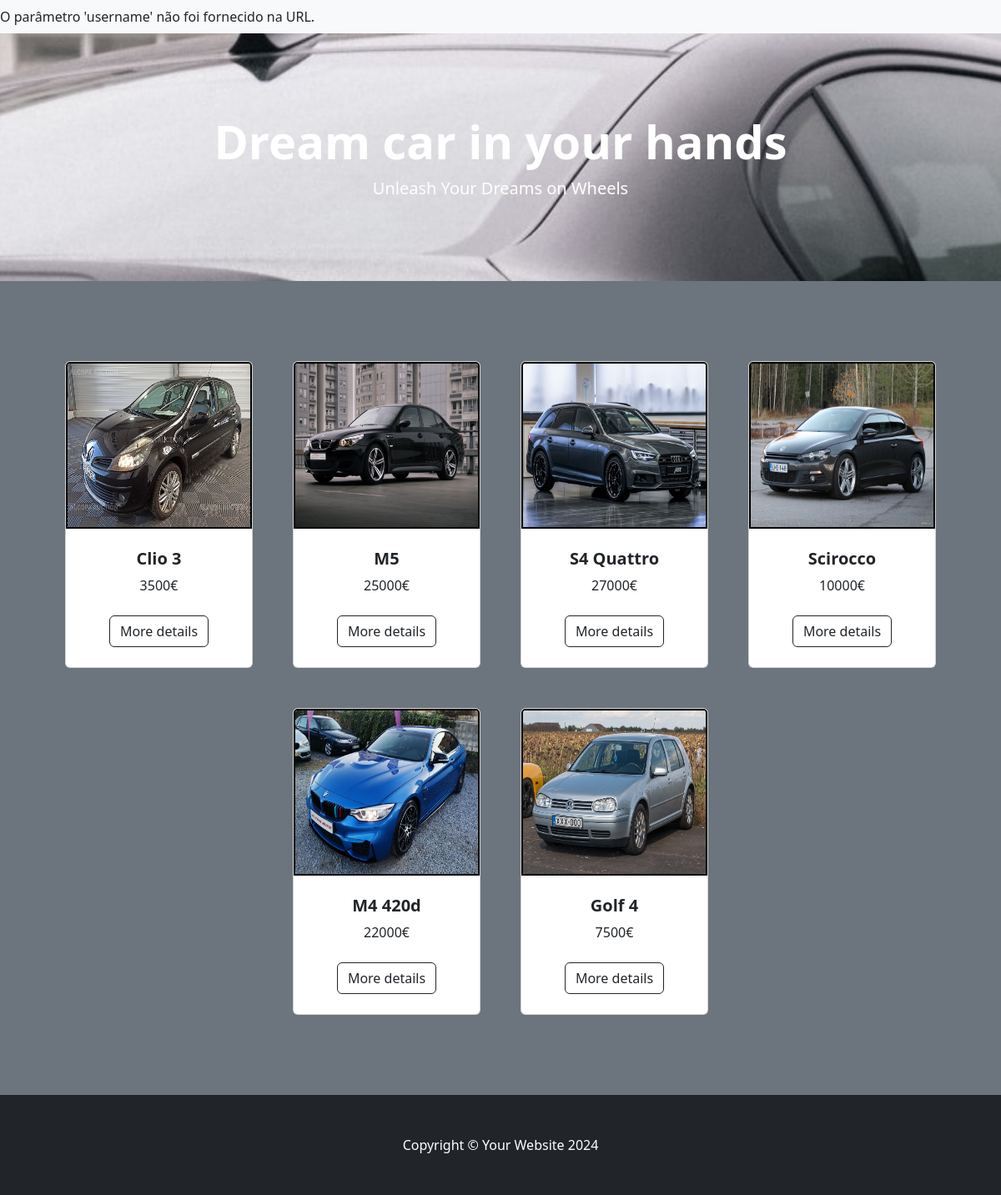
The page /usados.php on the database its author committed.
### tables this page shows
CREATE TABLE IF NOT EXISTS `carros` (
  `id` int NOT NULL AUTO_INCREMENT,
  `Modelo` varchar(50) NOT NULL,
  `Ano` int NOT NULL,
  `Preco` float NOT NULL,
  `kilometragem` float NOT NULL,
  `imagem` varchar(255) DEFAULT NULL,
  `Marca` varchar(20) DEFAULT NULL,
  `combustivel` varchar(15) DEFAULT NULL,
  `cavalagem` int DEFAULT NULL,
  `cilindrada` int DEFAULT NULL,
  `tipo_de_caixa` varchar(50) DEFAULT NULL,
  `tracção` varchar(3) DEFAULT NULL,
  `Estado` varchar(50) DEFAULT NULL,
  `Motor` varchar(15) DEFAULT NULL,
  `id_vendedor` int DEFAULT NULL,
  PRIMARY KEY (`id`)
);

### usados.php (the view, shortened to what this page needs)
<?php
require 'phpconfig/config.php';
?>
<!DOCTYPE html>
<html lang="en">
<head>
    <link href="https://cdn.jsdelivr.net/npm/bootstrap-icons@1.5.0/font/bootstrap-icons.css" rel="stylesheet" />
    <link href="css/styles.css" rel="stylesheet" />
</head>
<body>
    <nav class="navbar navbar-expand-lg navbar-light bg-light">
        <?php
        if (isset($_GET['username'])) {
            if (!$conn) {
                die("Erro ao conectar ao banco de dados: " . mysqli_connect_error());
            }
            $username = mysqli_real_escape_string($conn, $_GET["username"]);
            $query = "SELECT * FROM cliente WHERE username = '$username'";
            $result = mysqli_query($conn, $query);
            if (mysqli_num_rows($result) > 0) {
                $user = mysqli_fetch_assoc($result);
        ?>
                <div class="container px-4 px-lg-5">
                    <a class="navbar-brand" href="index2.php?username=<?php echo urlencode($_SESSION['username']); ?>">Home</a>
                    <button class="navbar-toggler" type="button" data-bs-toggle="collapse" data-bs-target="#navbarSupportedContent" aria-controls="navbarSupportedContent" aria-expanded="false" aria-label="Toggle navigation"><span class="navbar-toggler-icon"></span></button>
                    <div class="collapse navbar-collapse" id="navbarSupportedContent">
                        <ul class="navbar-nav me-auto mb-2 mb-lg-0 ms-lg-4">
                        </ul>
                        <form class="d-flex">
                            <ul class="navbar-nav me-auto mb-2 mb-lg-0 ms-lg-4">
                                <div class="dropdown">
                                    <button class="btn btn-xs btn-secondary dropdown-toggle" type="button" id="dropdownMenuButton1" data-bs-toggle="dropdown" aria-expanded="false" style="font-size: 0.85rem;">
                                        Welcome , <strong><?php echo $user['username'] ?></strong>
                                    </button>
                                    <ul class="dropdown-menu dropdown-menu-end" aria-labelledby="dropdownMenuButton1">
                                        <li><a class="dropdown-item btn btn-xs text-center" href="logout.php" style="font-size: 0.9rem;">Logout</a></li>
                                    </ul>
                                </div>
                            </ul>
                        </form>
                    </div>
                </div>
        <?php
            } else {
                echo "Usuário não encontrado.";
            }
        } else {
            echo "O parâmetro 'username' não foi fornecido na URL.";
        }
        ?>
    </nav>
    <header class="bg-dark py-5 BMW " style="background-image: url(imagens/BMW-E60-M5-Rear-View.jpg);">
        <div class="container px-4 px-lg-5 my-5">
            <div class="text-center text-white">
                <h1 class="display-4 fw-bolder">Dream car in your hands</h1>
                <p class="lead fw-normal text-white-40 mb-0">Unleash Your Dreams on Wheels</p>
            </div>
        </div>
    </header>
    <section class="py-5">
        <div class="container px-4 px-lg-5 mt-5">
            <div class="row gx-4 gx-lg-5 row-cols-2 row-cols-md-3 row-cols-xl-4 justify-content-center">
                <?php
                $query = "SELECT * FROM carros WHERE Estado='Usado'";
                $result = mysqli_query($conn, $query);
                if (mysqli_num_rows($result) > 0) {
                    while ($row = mysqli_fetch_assoc($result)) {
                ?>
                        <div class="col mb-5">
                            <form action="index.php?action=add&id=<?php echo $row["id"] ?>" method="post">
                                <div class="card h-60">
                                    <img class="card-img-top" style="border: 2px solid black" src="imagens/<?php echo $row['imagem']; ?>" width="300px" height="200px" />
                                    <div class="card-body p-4">
                                        <div class="text-center">
                                            <h5 class="fw-bolder"><?php echo $row['Modelo']; ?></h5>
                                            <?php echo $row['Preco']; ?>€
                                        </div>
                                    </div>
                                    <div class="card-footer p-4 pt-0 border-top-0 bg-transparent">
                                        <div class="text-center">
                                            <a class="btn btn-outline-dark mt-auto" href="details.php?id=<?php echo $row["id"]; ?>&username=<?php echo urlencode($_SESSION['username']); ?>">More details</a>
                                        </div>
                                    </div>
                                </div>
                            </form>
                        </div>
                <?php
                    }
                }
                ?>
            </div>
        </div>
    </section>
    <footer class="py-5 bg-dark">
        <div class="container">
            <p class="m-0 text-center text-white">Copyright &copy; Your Website 2024</p>
        </div>
    </footer>
</body>
</html>

### rows shown on the page
carros: imagem (picture), Modelo "Clio 3", Preco "3500"
carros: imagem (picture), Modelo "M5", Preco "25000"
carros: imagem (picture), Modelo "S4 Quattro", Preco "27000"
carros: imagem (picture), Modelo "Scirocco", Preco "10000"
carros: imagem (picture), Modelo "M4 420d", Preco "22000"
carros: imagem (picture), Modelo "Golf 4", Preco "7500"
